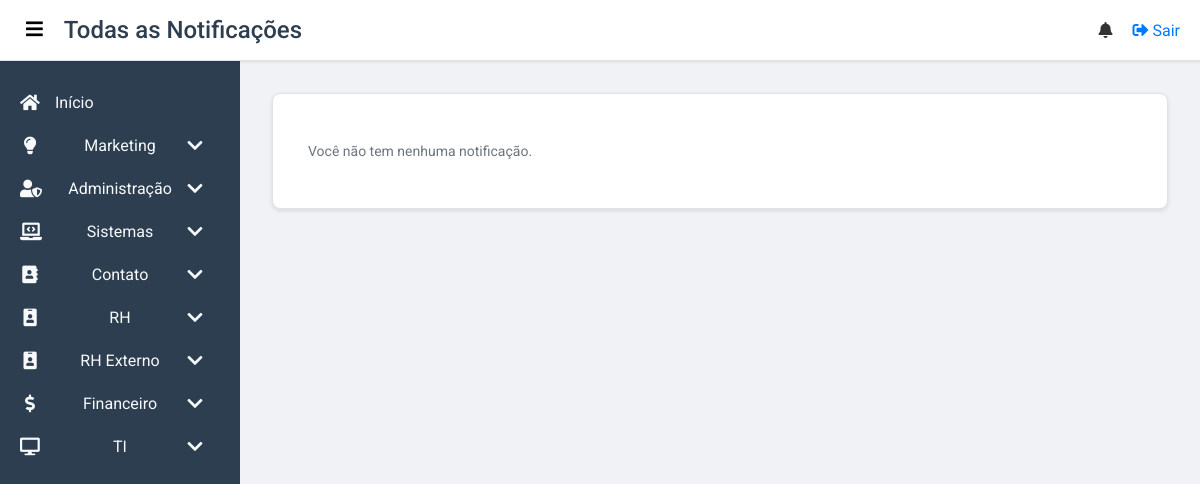
The app's page /notifications (signed in), older data.
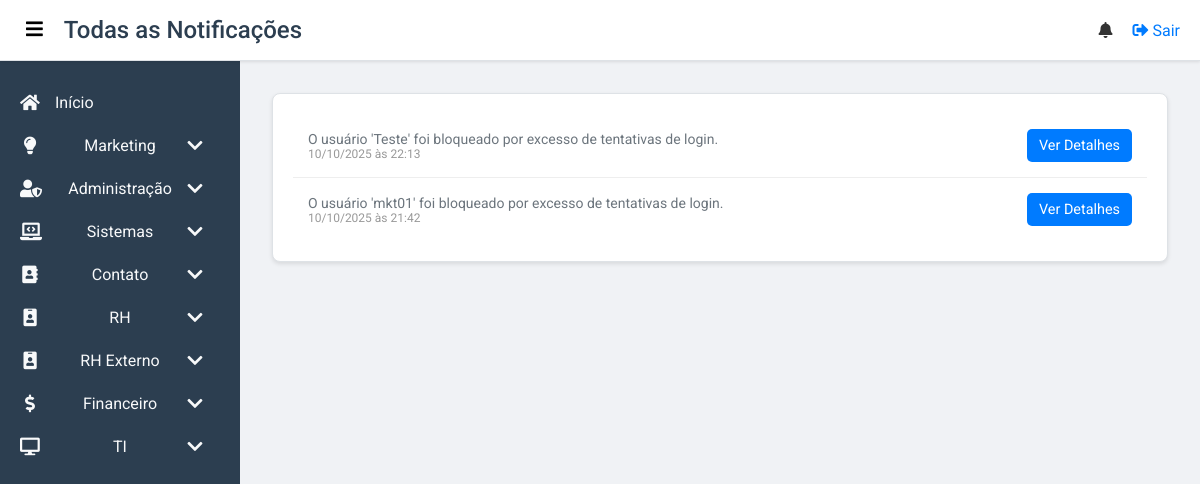
The same page, newer data.
### my_intranet/app/models.py (models this page shows, shortened)
class Notification(db.Model):
    id = db.Column(db.Integer, primary_key=True)
    message = db.Column(db.String(500), nullable=False)
    link = db.Column(db.String(500), nullable=True)
    is_read = db.Column(db.Boolean, default=False)
    user_id = db.Column(db.Integer, db.ForeignKey('user.id'), nullable=False)
    created_at = db.Column(db.DateTime, default=datetime.utcnow)
    user = db.relationship('User', backref='notifications')

### my_intranet/app/routes.py (the view)
@main.route('/notifications')
@login_required
def notifications():
    all_notifications = Notification.query.filter_by(user_id=current_user.id).order_by(Notification.created_at.desc()).all()
    return render_template('notifications.html', notifications=all_notifications)

### my_intranet/app/routes.py (called while the page is built)
@main.context_processor
def inject_user_groups():
    if current_user.is_authenticated:
        user_groups = {group.name for group in current_user.groups}
        return dict(user_groups=user_groups)
    return dict(user_groups=set()) # Return an empty set for anonymous users

@main.context_processor
def inject_notifications():
    if current_user.is_authenticated:
        unread_notifications = Notification.query.filter_by(user_id=current_user.id, is_read=False).order_by(Notification.created_at.desc()).all()
        return dict(unread_notifications=unread_notifications)
    return dict(unread_notifications=[]) # Return an empty list for anonymous users

### my_intranet/app/templates/notifications.html (shortened to what this page needs)
{% extends "base.html" %}
{% block page_title %}Todas as Notificações{% endblock %}
{% block content %}
<section class="dashboard">
    <div class="card">
        <div class="notification-list">
            {% if notifications %}
                {% for notification in notifications %}
                <div class="notification-item-full {% if not notification.is_read %}notification-unread{% endif %}">
                    <div class="notification-content">
                        <p class="notification-message">{{ notification.message }}</p>
                        <span class="notification-time">{{ notification.created_at.strftime('%d/%m/%Y às %H:%M') }}</span>
                    </div>
                    {% if notification.link %}
                        <a href="{{ notification.link }}" class="btn-notification-action">Ver Detalhes</a>
                    {% endif %}
                </div>
                {% endfor %}
            {% else %}
                <div class="notification-item-full">
                    <p>Você não tem nenhuma notificação.</p>
                </div>
            {% endif %}
        </div>
    </div>
</section>
{% endblock %}

### my_intranet/app/templates/base.html (shortened to what this page needs)
<!DOCTYPE html>
<html lang="pt-br">
<head>
    <link rel="stylesheet" href="https://cdnjs.cloudflare.com/ajax/libs/font-awesome/5.15.3/css/all.min.css">
    <link rel="stylesheet" href="{{ url_for('static', filename='css/base.css') }}">
    <link rel="stylesheet" href="{{ url_for('static', filename='css/dashboard.css') }}">
</head>
<body class="{% block body_class %}{% endblock %}">
    {% if current_user.is_authenticated %}
    <header class="top-bar">
        <div class="top-bar-left">
            <button class="menu-toggle" id="menu-toggle" aria-label="Alternar menu">
                <i class="fas fa-bars"></i>
            </button>
            <h1>{% block page_title %}{% endblock %}</h1>
        </div>
        <div class="top-bar-right">
            <div class="notification-icon" id="notification-icon">
                <i class="fas fa-bell"></i>
            </div>
            <a href="{{ url_for('main.logout') }}" class="top-bar-link logout-button">
                <i class="fas fa-sign-out-alt"></i> Sair
            </a>
        </div>
    </header>
    <div class="dashboard-body">
        <nav class="sidebar" id="sidebar">
            <ul class="sidebar-menu">
                {% if 'Inicio' in user_groups %}
                <li><a href="{{ url_for('main.dashboard') }}" {% if request.endpoint == 'main.dashboard' %}class="active"{% endif %}><i class="fas fa-home"></i><span class="menu-text">Início</span></a></li>
                {% endif %}
                {% if 'Marketing - Administração' in user_groups or 'Marketing - Publicar Notícia' in user_groups or 'Marketing - Publicar Evento' in user_groups or 'Marketing' in user_groups %}
                <li class="has-submenu {% if request.endpoint in ['main.administracao_publicacoes', 'main.noticias_publicar', 'main.eventos_publicar'] %}is-open{% endif %}">
                    <a href="#" class="submenu-toggle">
                        <i class="fas fa-lightbulb"></i>
                        <span class="menu-text">Marketing</span>
                        <i class="fas fa-chevron-down submenu-arrow"></i>
                    </a>
                </li>
                {% endif %}
                {% if '_acesso_total_' in user_groups or 'Administração' in user_groups %}
                <li class="has-submenu {% if request.endpoint in ['main.administracao', 'main.administracao_usuarios', 'main.administracao_solicitacoes'] %}is-open{% endif %}">
                    <a href="#" class="submenu-toggle">
                        <i class="fas fa-user-shield"></i>
                        <span class="menu-text">Administração</span>
                        <i class="fas fa-chevron-down submenu-arrow"></i>
                    </a>
                </li>
                {% endif %}
                {% if 'Sistemas' in user_groups or 'Sistemas - Suporte' in user_groups or 'Sistemas - Inventário' in user_groups or 'Sistemas - Ferramentas' in user_groups or 'Sistemas - Webmail' in user_groups %}
                <li class="has-submenu {% if request.endpoint in ['main.sistemas_geral', 'main.sistemas_acessos', 'main.sistemas_solicitacoes'] %}is-open{% endif %}">
                    <a href="#" class="submenu-toggle">
                        <i class="fas fa-laptop-code"></i>
                        <span class="menu-text">Sistemas</span>
                        <i class="fas fa-chevron-down submenu-arrow"></i>
                    </a>
                </li>
                {% endif %}
                {% if 'Contato - Ramais' in user_groups or 'Contato - E-mails' in user_groups or 'Contato - Discord' in user_groups or 'Contato - Whatsapp' in user_groups or 'Contato' in user_groups %}
                <li class="has-submenu {% if request.endpoint.startswith('main.ramais') %}is-open{% endif %}">
                    <a href="#" class="submenu-toggle">
                        <i class="fas fa-address-book"></i>
                        <span class="menu-text">Contato</span>
                        <i class="fas fa-chevron-down submenu-arrow"></i>
                    </a>
                </li>
                {% endif %}
                {% if 'Recursos Humanos - Recrutamento' in user_groups or 'Recursos Humanos - Benefícios' in user_groups or 'Recursos Humanos - Folha de Pagamento' in user_groups or 'Recursos Humanos - Avaliações de Desempenho' in user_groups or 'Recursos Humanos - Administração' in user_groups or 'Recursos Humanos' in user_groups %}
                <li class="has-submenu {% if request.endpoint.startswith('main.rh') %}is-open{% endif %}">
                    <a href="#" class="submenu-toggle">
                        <i class="fas fa-id-badge"></i>
                        <span class="menu-text">RH</span>
                        <i class="fas fa-chevron-down submenu-arrow"></i>
                    </a>
                </li>
                {% endif %}
                {% if 'RH Externo - Portal RH' in user_groups or 'RH Externo - Férias' in user_groups or 'RH Externo - Holerites' in user_groups or 'RH Externo' in user_groups %}
                <li class="has-submenu">
                    <a href="#" class="submenu-toggle">
                        <i class="fas fa-id-badge"></i>
                        <span class="menu-text">RH Externo</span>
                        <i class="fas fa-chevron-down submenu-arrow"></i>
                    </a>
                </li>
                {% endif %}
                {% if 'Financeiro - Contas a pagar' in user_groups or 'Financeiro - Contas a receber' in user_groups or 'Financeiro - Operações' in user_groups or 'Financeiro - Relatórios' in user_groups or 'Financeiro - Administração' in user_groups or 'Financeiro' in user_groups %}
                <li class="has-submenu {% if request.endpoint.startswith('main.financeiro') %}is-open{% endif %}">
                    <a href="#" class="submenu-toggle">
                        <i class="fas fa-dollar-sign"></i>
                        <span class="menu-text">Financeiro</span>
                        <i class="fas fa-chevron-down submenu-arrow"></i>
                    </a>
                </li>
                {% endif %}
                {% if 'TI - Administração' in user_groups or 'TI - Chamados' in user_groups or 'TI - Infraestrutura' in user_groups or 'TI - Relatórios' in user_groups or 'TI - Segurança' in user_groups or 'TI' in user_groups %}
                <li class="has-submenu {% if request.endpoint.startswith('main.ti') %}is-open{% endif %}">
                    <a href="#" class="submenu-toggle">
                        <i class="fas fa-desktop"></i>
                        <span class="menu-text">TI</span>
                        <i class="fas fa-chevron-down submenu-arrow"></i>
                    </a>
                </li>
                {% endif %}
            </ul>
        </nav>
        <main class="content">
            {% block content %}{% endblock %}
        </main>
    </div>
    {% else %}
        {% block public_content %}
        {% endblock %}
    {% endif %}
</body>
</html>

### my_intranet/app/static/css/base.css (style rules this page uses)
:root { --primary-color: #007bff; --secondary-color: #2c3e50; --background-light: #f0f2f5; --background-white: #ffffff; --text-color: #333; --text-light: #f8f9fa; --border-color: #dee2e6; --shadow-color: rgba(0, 0, 0, 0.1); }
body { font-family: 'Roboto', sans-serif; margin: 0; padding: 0; background-color: var(--background-light); color: var(--text-color); -webkit-font-smoothing: antialiased; -moz-osx-font-smoothing: grayscale; }
h1, h2, h3, h4, h5, h6 { margin: 0; font-weight: 500; }
a { text-decoration: none; color: var(--primary-color); }
.card { background: white; padding: 20px; border-radius: 8px; box-shadow: 0 2px 4px var(--shadow-color); border: 1px solid var(--border-color); }
.card p { font-size: 14px; color: #6c757d; }

### my_intranet/app/static/css/dashboard.css (style rules this page uses)
.top-bar { display: flex; justify-content: space-between; align-items: center; background-color: var(--background-white); height: 60px; padding: 0 20px; border-bottom: 1px solid var(--border-color); box-shadow: 0 1px 3px var(--shadow-color); position: sticky; top: 0; z-index: 999; }
.top-bar-left { display: flex; align-items: center; }
.top-bar-right { display: flex; align-items: center; gap: 20px; }
.menu-toggle { background: none; border: none; font-size: 1.2rem; cursor: pointer; margin-right: 15px; }
.top-bar h1 { font-size: 1.5rem; color: var(--secondary-color); }
.dashboard-body { display: flex; min-height: calc(100vh - 60px); }
.sidebar { width: 240px; background-color: var(--secondary-color); color: var(--text-light); transition: width 0.3s ease; overflow-y: auto; overflow-x: hidden; }
.sidebar-menu { list-style: none; padding: 0; margin: 20px 0; }
.sidebar-menu li a { display: flex; align-items: center; padding: 12px 20px; color: var(--text-light); text-decoration: none; transition: background-color 0.2s; white-space: nowrap; }
.sidebar-menu li a i { font-size: 1.1rem; margin-right: 15px; width: 20px; text-align: center; }
.has-submenu .submenu-toggle { display: flex; justify-content: space-between; align-items: center; }
.submenu-arrow { transition: transform 0.3s ease; }
main.content { flex-grow: 1; padding: 2rem; overflow-y: auto; }

### my_intranet/app/templates/notifications.html (style rules this page uses)
.notification-list { display: flex; flex-direction: column; width: 100%; }
.notification-item-full { display: flex; justify-content: space-between; align-items: center; padding: 15px; border-bottom: 1px solid #eee; transition: background-color 0.3s; }
.notification-item-full:last-child { border-bottom: none; }
.notification-content { display: flex; flex-direction: column; flex-grow: 1; }
.notification-message { margin: 0; font-size: 1rem; color: #333; }
.notification-time { font-size: 0.8rem; color: #888; }
.btn-notification-action { padding: 8px 12px; background-color: #007bff; color: white; text-decoration: none; border-radius: 5px; font-size: 0.9rem; transition: background-color 0.3s; white-space: nowrap; margin-left: 20px; }

### my_intranet/app/templates/base.html (style rules this page uses)
.notification-icon { position: relative; cursor: pointer; }
.notification-time { font-size: 12px; color: #999; }

Row changes from the older to the newer data that the page shows:
added Notification: message "O usuário 'Teste' foi bloqueado por excesso de tentativas de login.", created_at "10/10/2025 às 22:13"
added Notification: message "O usuário 'mkt01' foi bloqueado por excesso de tentativas de login.", created_at "10/10/2025 às 21:42"
Text that changed along with them:
text no longer shown: "Você não tem nenhuma notificação."
